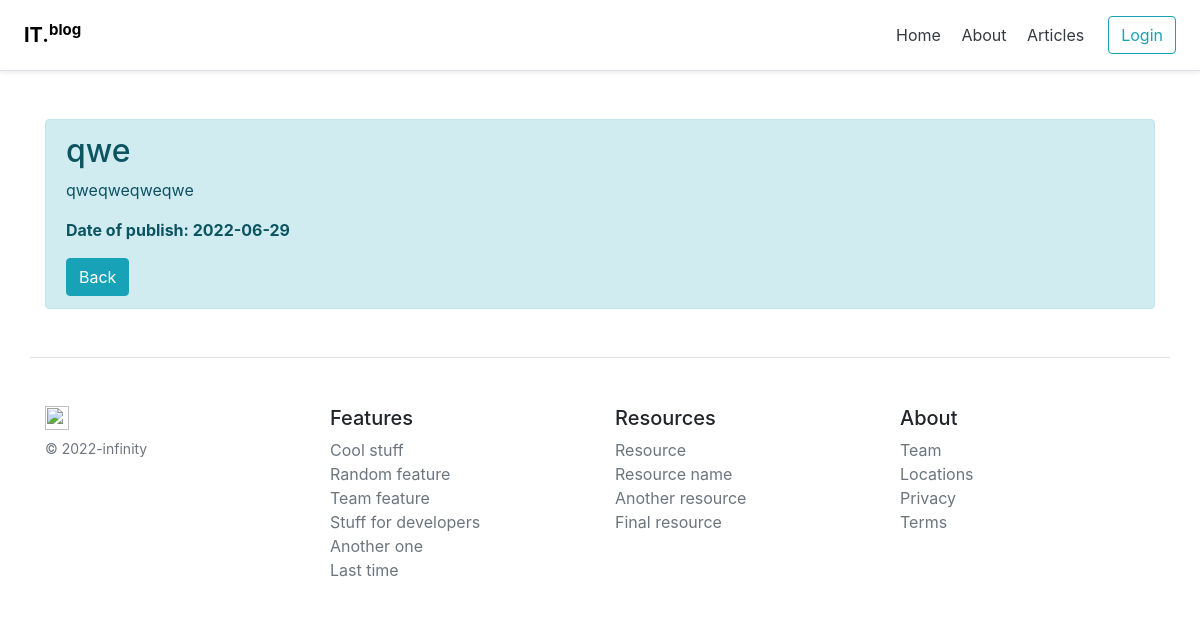
/posts/3, run on an earlier commit of the app's database.
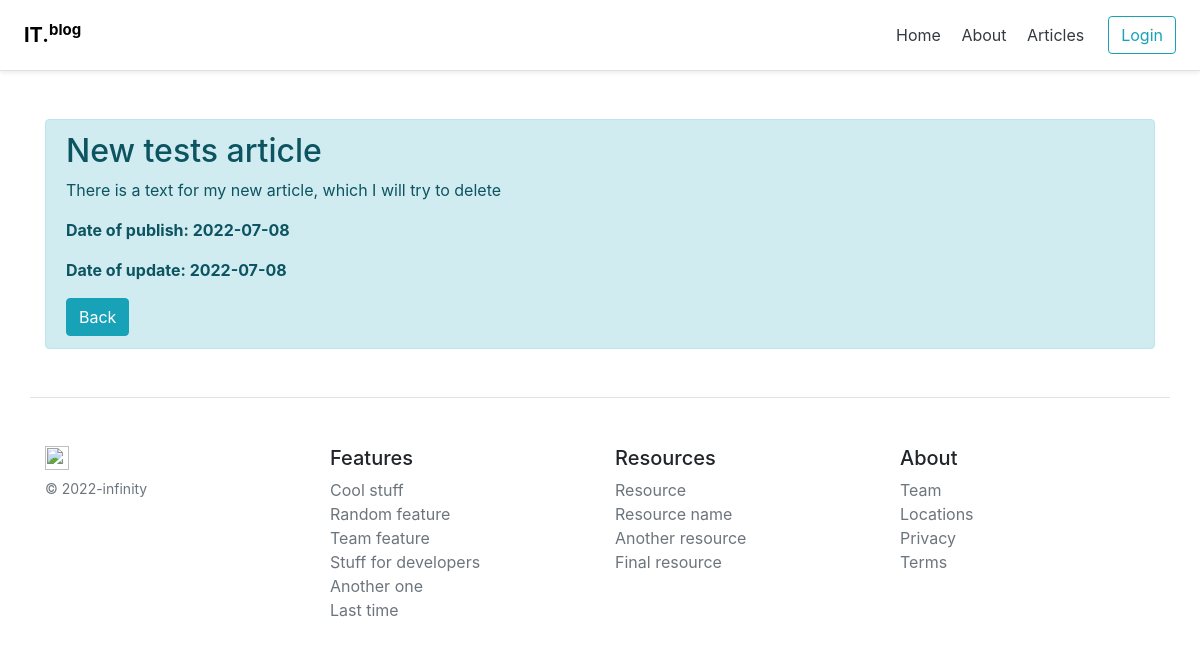
And on a later commit of the database.
### models.py (models this page shows, shortened)
class Article(Base):
    __tablename__ = 'article'
    id = Column(Integer, primary_key=True, autoincrement=True)
    user_id = Column(Integer, ForeignKey('user.id'), nullable=False)
    title = Column(String(100), nullable=False)
    intro = Column(String(300), nullable=False)
    text = Column(Text, nullable=False)
    dlm = Column(DateTime, default=datetime.utcnow)
    creation_date = Column(DateTime, default=datetime.utcnow)

### routes.py (the view)
@app.route('/posts/<int:id>')
def article_detail(id):
    if id:
        article = db.session.query(Article).get(id)
        return render_template('article_detail.html', article=article)
    else:
        return f'Post {id} does not exist'

### templates/article_detail.html (shortened to what this page needs)
{% extends 'base/base.html' %}
{% block body %}
    <div class="container mt-5">
           <div class="alert alert-info">
             <h2>{{ article.title }}</h2>
             <p>{{ article.text }}</p>
             {% if article.dlm > article.creation_date %}
                <p><strong>Date of publish: {{ article.creation_date.date() }}</strong></p>
                <p><strong>Date of update: {{ article.dlm.date() }}</strong></p>
             {% else %}
                <p><strong>Date of publish: {{ article.creation_date.date() }}</strong></p>
             {% endif %}
             <a href="/posts" class="btn btn-info">Back</a>
           </div>
    </div>
{% endblock %}

What changed in the data, as far as the page shows it:
changed Article: title "qwe" → "New tests article"; text "qweqweqweqwe" → "There is a text for my new article, which I will try to delete"; dlm (not shown) → "2022-07-08"; creation_date "2022-06-29" → "2022-07-08"
Also different on the page:
text now shown: "Date of update:"
